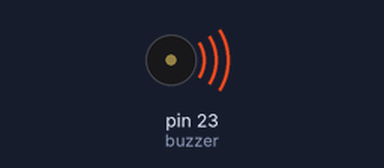
Bench run of a program on a simulated MicroPython board. Shown: buzzer (waves = sounding). At 27.3 s the program stops and its outputs stay as they are.

Above: at 0.1 s.
At 27.3 s:
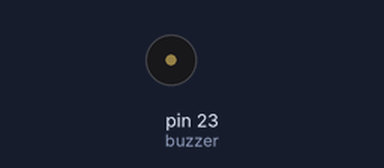
Timing chart, 0 to 28.8 s (numbered marks = the images above):
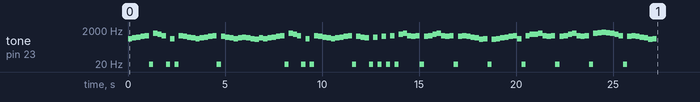

The program:

player.py
```python
'''
AI USAGE!
AI was only used on freqs.py and notes.py!
'''
from machine import Pin, PWM
import time
import freqs, notes
# Replace this when needed
#      |  THIS |
import bad_apple as s

freq = freqs.freq
notes = notes.notes
song = s.song
bpm = s.bpm

buzzer = PWM(Pin(23))
# Works
def note_ms(bpm, note):
    if note == '':
        return 0
    else:
        t_q = 60_000 / bpm
        return t_q * notes[note]

def play_tone(note):
    buzzer.freq(freq[note])
    time.sleep_ms(int(note_ms(bpm,x[1])))

for x in song:
    play_tone(x[0])
buzzer.deinit()
```

freqs.py
```python
freq = {
    "rest":1,
    "A0":28, "A#0":29, "B0":31, "C1":33,
    "C#1":35, "D1":37, "D#1":39, "E1":41,
    "F1":44, "F#1":46, "G1":49, "G#1":52,
    "A1":55, "A#1":58, "B1":62, "C2":65,
    "C#2":69, "D2":73, "D#2":78, "E2":82,
    "F2":87, "F#2":92, "G2":98, "G#2":104,
    "A2":110, "A#2":117, "B2":123, "C3":131,
    "C#3":139, "D3":147, "D#3":156, "E3":165,
    "F3":175, "F#3":185, "G3":196, "G#3":208,
    "A3":220, "A#3":233, "B3":247, "C4":262,
    "C#4":277, "D4":294, "D#4":311, "E4":330,
    "F4":349, "F#4":370, "G4":392, "G#4":415,
    "A4":440, "A#4":466, "B4":494, "C5":523,
    "C#5":554, "D5":587, "D#5":622, "E5":659,
    "F5":698, "F#5":740, "G5":784, "G#5":831,
    "A5":880, "A#5":932, "B5":988, "C6":1047,
    "C#6":1109, "D6":1175, "D#6":1245, "E6":1319,
    "F6":1397, "F#6":1480, "G6":1568, "G#6":1661,
    "A6":1760, "A#6":1865, "B6":1976, "C7":2093,
    "C#7":2217, "D7":2349, "D#7":2489, "E7":2637,
    "F7":2794, "F#7":2960, "G7":3136, "G#7":3322,
    "A7":3520, "A#7":3729, "B7":3951, "C8":4186
}
```

notes.py
```python
# I was lazy so eh. only this is provided by AI
notes = {
    # Whole notes   | Half notes
    'w': 4.0,       'h': 2.0,
    '.w': 6.0,      '.h': 3.0,
    # Quarter notes | Eighth notes
    'q': 1.0,       'e': 0.5,
    '.q': 1.5,      '.e': 0.75,
    # Sixteenth notes|Thirty-second notes
    's': 0.25,      't': 0.125,
    '.s': 0.375,    '.t': 0.1875,

    # Sixty-fourth notes
    'x': 0.0625,
    '.x': 0.09375
    }
```

bad_apple.py
```python
# Thank god someone made this: https://onlinesequencer.net/4338828
# It only took me ~30 minutes to idk convert it to this
bpm = 274
song = [
    ('D#5', 'q'),
    ('F5', 'q'),
    ('F#5', 'q'),
    ('G#5', 'q'),
    ('A#5', 'q'),

    ('rest', 'q'),
    ('D#6', 'q'),
    ('C#6', 'q'),
    ('A#5', 'q'),

    ('rest', 'q'),
    ('D#5', 'q'),

    ('rest', 'q'),
    ('A#5', 'q'),
    ('G#5', 'q'),
    ('F#5', 'q'),
    ('F5', 'q'),
    ('D#5', 'q'),
    ('F5', 'q'),
    ('F#5', 'q'),
    ('G#5', 'q'),
    ('A#5', 'q'),

    ('rest', 'q'),
    ('G#5', 'q'),
    ('F#5', 'q'),
    ('F5', 'q'),
    ('D#5', 'q'),
    ('F5', 'q'),
    ('F#5', 'q'),
    ('F5', 'q'),
    ('D#5', 'q'),
    ('D5', 'q'),
    ('F5', 'q'),
    ('D#5', 'q'),
    ('F5', 'q'),
    ('F#5', 'q'),
    ('G#5', 'q'),
    ('A#5', 'q'),

    ('rest', 'q'),
    ('D#6', 'q'),
    ('C#6', 'q'),
    ('A#5', 'q'),

    ('rest', 'q'),
    ('D#5', 'q'),

    ('rest', 'q'),
    ('A#5', 'q'),
    ('G#5', 'q'),
    ('F#5', 'q'),
    ('F5', 'q'),
    ('D#5', 'q'),
    ('F5', 'q'),
    ('F#5', 'q'),
    ('G#5', 'q'),
    ('A#5', 'q'),

    ('rest', 'q'),
    ('G#5', 'q'),
    ('F#5', 'q'),
    ('F5', 'q'),

    ('rest', 'q'),
    ('F#5', 'q'),

    ('rest', 'q'),
    ('G#5', 'q'),

    ('rest', 'q'),
    ('A#5', 'q'),

    ('rest', 'q'),
    ('C#6', 'q'),
    ('D#6', 'q'),
    ('A#5', 'q'),
    ('G#5', 'q'),
    ('A#5', 'q'),

    ('rest', 'q'),
    ('G#5', 'q'),
    ('A#5', 'q'),
    ('C#6', 'q'),
    ('D#6', 'q'),
    ('A#5', 'q'),
    ('G#5', 'q'),
    ('A#5', 'q'),

    ('rest', 'q'),
    ('G#5', 'q'),
    ('A#5', 'q'),
    ('G#5', 'q'),
    ('F#5', 'q'),
    ('F5', 'q'),
    ('C#5', 'q'),
    ('D#5', 'q'),

    ('rest', 'q'),
    ('C#5', 'q'),
    ('D#5', 'q'),
    ('F5', 'q'),
    ('F#5', 'q'),
    ('G#5', 'q'),
    ('A#5', 'q'),
    ('D#5', 'q'),

    ('rest', 'q'),
    ('A#5', 'q'),
    ('C#6', 'q'),
    ('C#6', 'q'),
    ('D#6', 'q'),
    ('A#5', 'q'),
    ('G#5', 'q'),
    ('A#5', 'q'),

    ('rest', 'q'),
    ('G#5', 'q'),
    ('A#5', 'q'),
    ('C#6', 'q'),
    ('D#6', 'q'),
    ('A#5', 'q'),
    ('G#5', 'q'),
    ('A#5', 'q'),

    ('rest', 'q'),
    ('D#6', 'q'),
    ('F6', 'q'),
    ('F#6', 'q'),
    ('F6', 'q'),
    ('D#6', 'q'),
    ('C#6', 'q'),
    ('A#5', 'q'),

    ('rest', 'q'),
    ('G#5', 'q'),
    ('A#5', 'q'),
    ('G#5', 'q'),
    ('F#5', 'q'),
    ('F5', 'q'),
    ('C#5', 'q'),
    ('D#5', 'q'),
]
```

Measured:
- by itself, tone on pin 23 (buzzer): plays 622 Hz for 0.22 s, 698 Hz for 0.22 s, 740 Hz for 0.22 s, 831 Hz for 0.22 s, 932 Hz for 0.22 s, 1 Hz for 0.22 s … (124 notes in this stretch)
